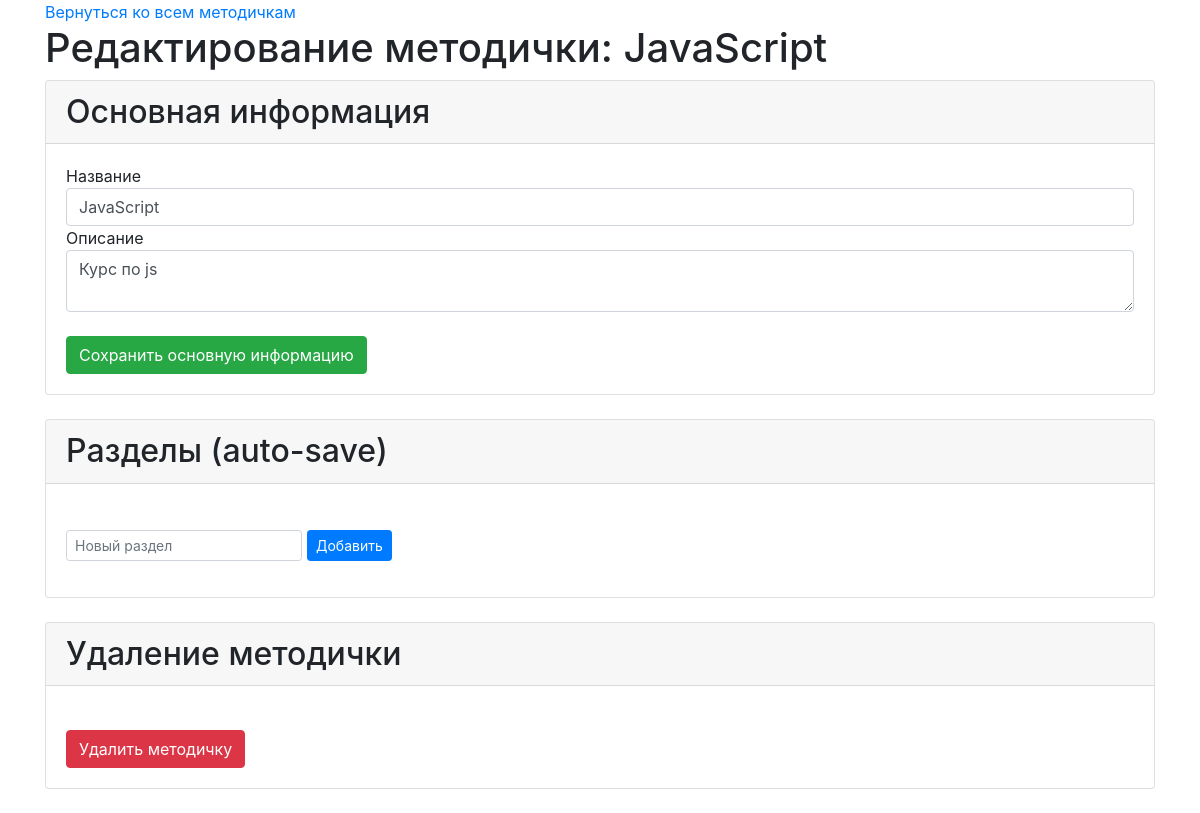
Before: /panel/manual.php?id=5 with the older database file.
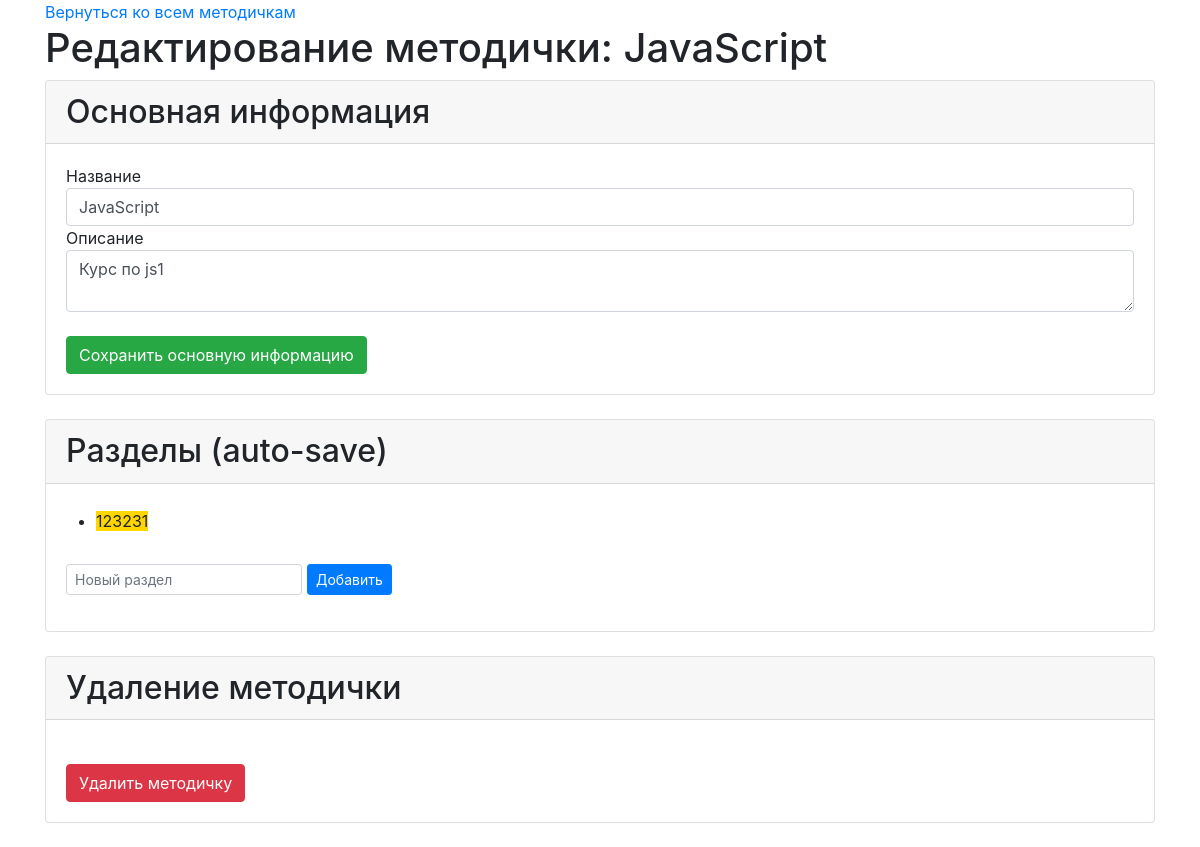
After: the same page with the newer database file.
### tables this page shows
CREATE TABLE `manuals` (
  `manual_id` int(11) NOT NULL,
  `name` varchar(255) NOT NULL,
  `description` text NOT NULL
);

CREATE TABLE `sections` (
  `section_id` int(11) NOT NULL,
  `parent_id` int(11) DEFAULT NULL,
  `manual_id` int(11) NOT NULL,
  `name` varchar(255) NOT NULL,
  `description` text,
  `position` int(11) NOT NULL
);

### panel/manual.php (called while the page is built)
<?php
include ("../config/db.php");
include ('../parts/func.php');
include ('../parts/head.php');
include ('../parts/manual_info.php');
include ('../parts/footer.php');

### parts/manual_info.php (the view, shortened to what this page needs)
<?php
$manual_id = mysqli_real_escape_string($link, $_GET['id']);
$query = "SELECT * FROM manuals WHERE manual_id=$manual_id";
$result = mysqli_query($link, $query);
$manual = mysqli_fetch_assoc($result);
$sections = getSections($link, $manual_id);
$sections = $sections ? $sections : [];
?>
<a href="manuals.php">Вернуться ко всем методичкам</a>
<h1>Редактирование методички: <?php echo $manual['name'] ?></h1>
<div class="card">
    <h2 class="card-header">Основная информация</h2>
    <div class="card-body">
        <form action="../handlers/update_manual.php" method="POST">
            Название <input class="form-control" type="text" name="name" value="<?php echo $manual['name'] ?>">
            Описание <textarea class="form-control" name="description"><?php echo $manual['description'] ?></textarea>
            <input type="hidden" name="manual_id" value="<?php echo $manual_id ?>"><br>
            <input class="btn btn-success" type="submit" value="Сохранить основную информацию">
        </form>
    </div>
</div>
<br>
<div class="card">
    <h2 class="card-header">Разделы (auto-save)</h2>
    <div class="card-body">
        <div id="sections" data-manual-id="<?php echo $manual_id ?>" data-section-id="0">
            <?php printSections($sections) ?>
        </div>
    </div>
</div>
<br>
<div class="card">
    <h2 class="card-header">Удаление методички</h2>
    <div class="card-body">
        <form action="../handlers/delete_manual.php" method="POST">
            <input type="hidden" name="manual_id" value="<?php echo $manual_id ?>"><br>
            <input class="btn btn-danger" type="submit" value="Удалить методичку">
        </form>
    </div>
</div>
<br>

### parts/head.php (shortened to what this page needs)
<!DOCTYPE html>
<html lang="ru">
<head>
    <link rel="stylesheet" href="https://stackpath.bootstrapcdn.com/bootstrap/4.1.3/css/bootstrap.min.css">
    <link rel="stylesheet" href="/style.css">
</head>
<body>
    <div class="container">

### parts/func.php (shortened to what this page needs)
<?php
function getSections($link, $manual_id, $parent_id = 0) {
    $query = "SELECT * FROM sections WHERE manual_id=$manual_id && parent_id".($parent_id == 0 ? " IS NULL" : "=$parent_id")." ORDER BY position";
    $result = mysqli_query($link, $query);
    if ($result->num_rows > 0) {
        $sections = [];
        while ($section = mysqli_fetch_assoc($result)) {
            $sections[] = $section;
        }
    } else {
        return false;
    }
    return $sections;
}
function printSections($sections, $first = true) {
    echo '<ul class="sortable section-list">';
    foreach ($sections as $section) {
        echo '<li class="section" data-section-id="'.$section['section_id'].'">';
        echo
        '<span>'.$section['name'].'
            <a href="section.php?id='.$section['section_id'].'">редактировать</a><a href="/" class="delete-section">удалить раздел</a>
        </span>';
        if (isset($section['sections'])) {
            printSections($section['sections'], false);
        } else {
            echo '<ul class="sortable section-list"></ul>';
        }
        echo '</li>';
    }
    echo "</ul>";
    if ($first) {
        echo
        '<form id="add-section" class="form-inline">
            <div class="form-group mb-3" style="margin-left: 0!important; margin-right: 5px!important;">
                <input id="add-section-name" type="text" class="form-control form-control-sm" placeholder="Новый раздел" required>
            </div>
            <button type="submit" class="btn btn-primary btn-sm mb-3">Добавить</button>
        </form>';
    }
}

### parts/footer.php
</div>
</body>
</html>

### style.css (style rules this page uses)
.section-list { padding: 5px 30px; }
.section-list li { cursor: pointer; }
.section-list li > span { background-color: gold; }

Changed rows visible on the page:
changed manuals "JavaScript": description "Курс по js" → "Курс по js1"
added sections: name "123231"
